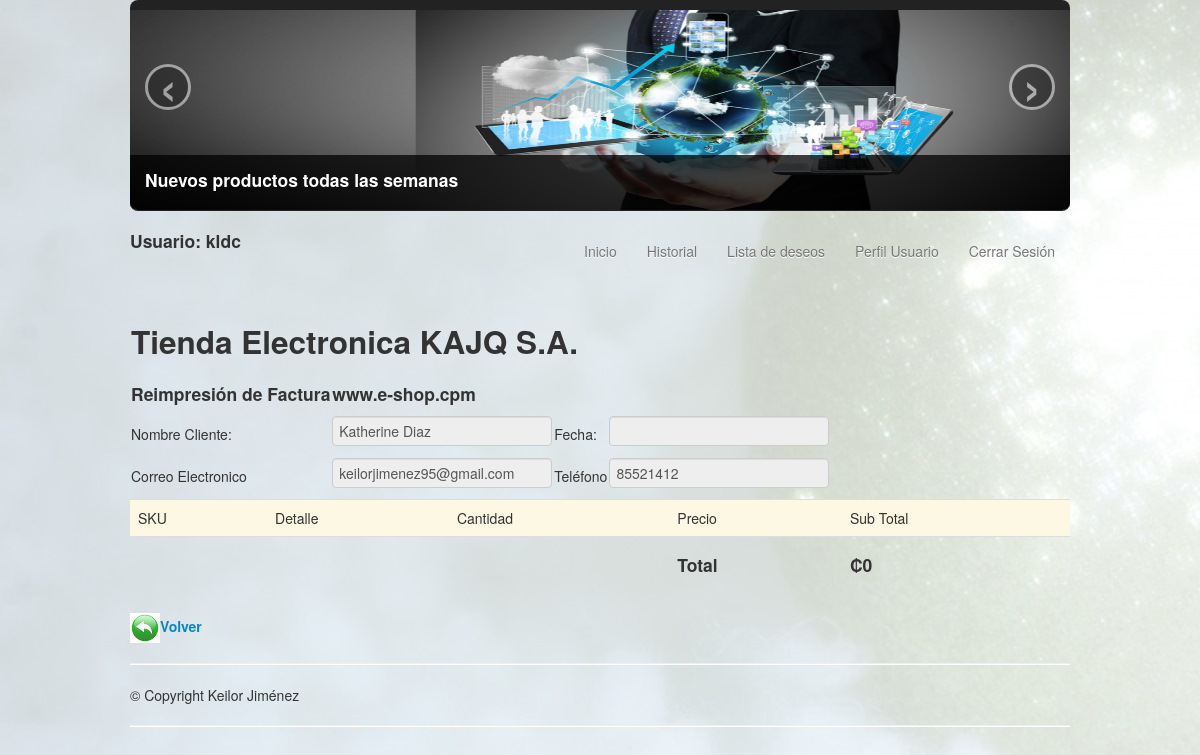
The page /purchase_details.php?id_sale=11 (signed in) on the database as committed earlier.
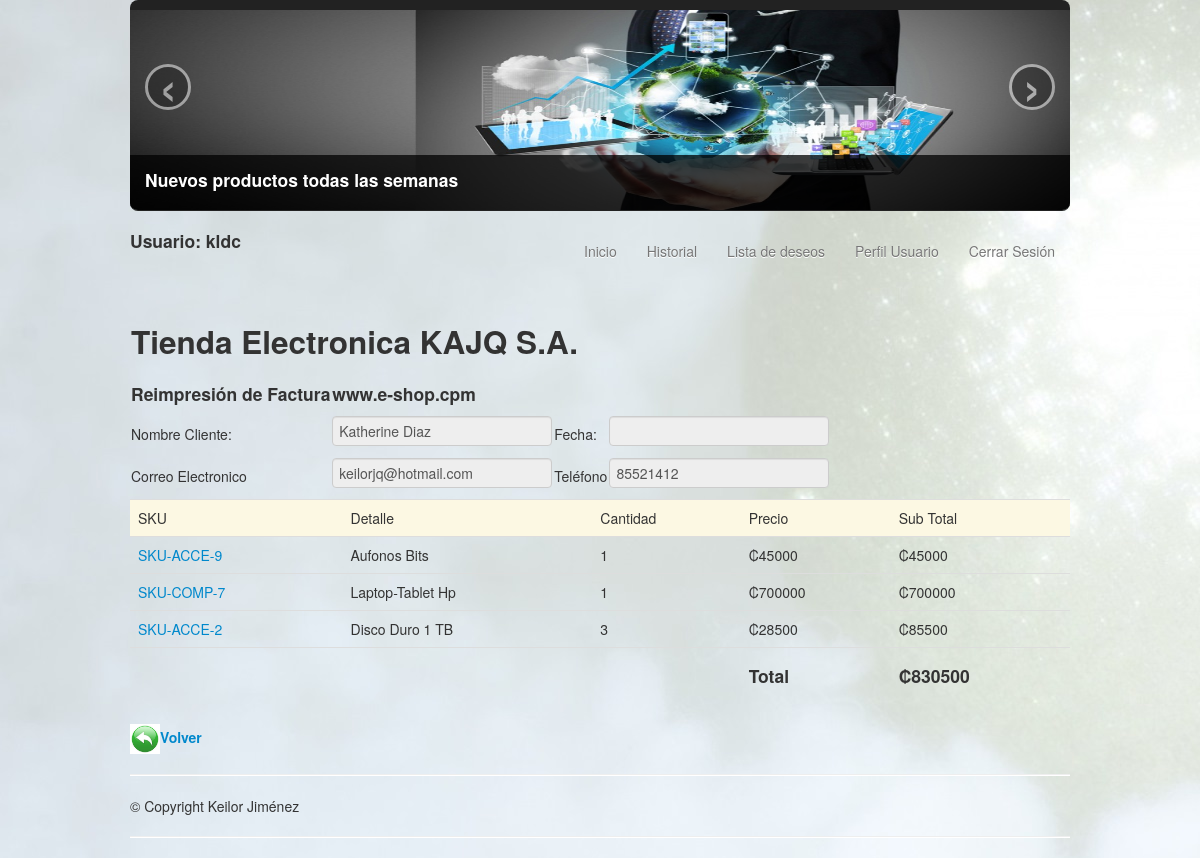
The same page on the database as committed later.
### tables this page shows
CREATE TABLE `person` (
  `user` varchar(12) NOT NULL,
  `name` varchar(15) NOT NULL,
  `last_name` varchar(15) NOT NULL,
  `phone` int(8) NOT NULL,
  `email` varchar(30) NOT NULL
);

CREATE TABLE `sold_products` (
  `id` int(11) NOT NULL,
  `id_sale` int(11) NOT NULL,
  `sku_product` varchar(12) NOT NULL,
  `description` varchar(30) NOT NULL,
  `price` double NOT NULL,
  `sum` int(11) NOT NULL
);

### class/sales.php (called while the page is built, shortened)
<?php
class sales
{
	private $user;
	function sales()
	{
		$this->connect_db 	= $_SESSION['connect'];
		$this->user 		= $_SESSION['username'];
	}
	function products_cart($id_sale){
		$sql = "SELECT sp.*, p.in_stock, (sp.price * sp.sum) total
		FROM sold_products sp
		LEFT JOIN products p
		ON sp.sku_product = p.sku
		WHERE id_sale = '$id_sale'";
		$cont = 0;
		$products = array();
		$qSelect = $this->connect_db->query($sql);
		if ($qSelect <> 'Error') {
			while($product = $qSelect->fetch_object()){
			$products['id='.$cont] = $product->id;
            $products['sku='.$cont] = $product->sku_product;
            $products['description='.$cont] = $product->description;
            $products['price='.$cont] = $product->price;
            $products['sum='.$cont] = $product->sum;
            $products['in_stock='.$cont] = $product->in_stock;
            $products['total='.$cont] = $product->total;
            $cont++;
          	}
          }
        return $products;
	}
	function customer(){
		$sql = "SELECT *, curdate() date FROM person WHERE user = '$this->user'";
		$customer = array();
		$qSelect = mysqli_query($this->connect_db, $sql);
		if ($qSelect <> 'Error') {
			if($qSale = mysqli_fetch_assoc($qSelect)){
				$customer = $qSale;
			}
		}
		return $customer;
	}
	function cart($id_sale){
		$where = "state = 0";
		if ($id_sale <> '') {
			$where = "id_sale = '$id_sale'";
		}
		$sql = "SELECT * FROM sales WHERE user = '$this->user' AND " . $where;
		$qSelect = mysqli_query($this->connect_db, $sql);
		$cart = null;
		if ($qSelect <> 'Error') {
			$cart = mysqli_fetch_assoc($qSelect);
		}
		return $cart;
	}
}
 ?>

### purchase_details.php (the view, shortened to what this page needs)
<?php
include ("class\sales.php");
$id_sale  = isset($_GET["id_sale"]) ? $_GET["id_sale"] : "";
$oSale 	  = new sales();
$customer = $oSale->customer();
$cart 	  = $oSale->cart($id_sale);
$products = $oSale->products_cart($id_sale);
?>
<!DOCTYPE html>
<html>
<head>
    <link href="bootstrap/css/bootstrap.min.css" rel="stylesheet"/>
	<link href="bootstrap/css/bootstrap.css" rel="stylesheet" />
</head>
	<body background="images/fondotot.jpg" style="background-attachment: fixed">
		<div class="container">
			<header class="header">
				<?php include ('include/cabecera.php');?>
			</header>
			<div>
				<?php include ('include/menu.php'); ?>
			</div>
			<br><br>
			<div class = "nav-collapse">
				<table>
					<tr>
						<td colspan="4"><h2>Tienda Electronica KAJQ S.A.</h2></td>
					</tr>
					<tr>
						<td>
							<h4>
								Reimpresión de Factura
							</h4>
						</td>
						<td colspan="4"><h4> www.e-shop.cpm</h4></td>
					</tr>
					<tr>
						<form action="/shopping_car.php?action=to_buy" method="post">
						<td><label>Nombre Cliente:</label></td>
						<td><input type="text" readonly value="<?php echo $customer['name'] . " " . $customer['last_name']; ?>"></td>
						<td><label>Fecha:</label></td>
						<td><input type="text" readonly data-date='' data-date-format="DD MMMM YYYY" value="<?php echo $cart['sale_date']; ?>"></td>
					</tr>
					<tr>
						<td><label>Correo Electronico</label></td>
						<td><input type="email" readonly value="<?php echo $customer['email']; ?>"></td>
						<td><label>Teléfono</label></td>
						<td><input type="number" readonly value="<?php echo $customer['phone']; ?>"></td>
					</tr>
				</table>
			</div>
			<table border='0' class='table table-hover'>
				<tr class='warning'>
					<td>SKU</td>
					<td>Detalle</td>
					<td>Cantidad</td>
					<td>Precio</td>
					<td>Sub Total</td>
				</tr>
				<?php
				$cont = 0;
				$total = 0;
				for ($i=0; $i < count($products)/7; $i++) { ?>
				<tr>
					<td><?php echo "<a href='shopping_car.php?action=details&sku=" . $products['sku='.$cont] . "' >" . $products['sku='.$cont] . "</a> <br/>"; ?></td>
					<td><?php echo $products['description='.$cont]; ?></td>
					<td><?php echo $products['sum='.$cont]; ?>		</td>
					<td><?php echo "₡".$products['price='.$cont]; ?></td>
					<td><?php echo "₡".$products['total='.$cont]; ?></td>
					</tr>
				<?php
					$total = $total + $products['total='.$cont];
					$cont++;
				}
				 ?>
				 <tr>
				 	<td colspan="3"></td>
				 	<td><h4>Total</h4></td>
				 	<td colspan="2"><h4><?php echo "₡".$total ?></h4></td>
				 </tr>
			</table>
			<h5><a href='../shopping_history.php'> <img src='..\images\return.jpg' width='30' title='Volver'>Volver</a></h5>
			<hr/>
			<footer>
				<p>&copy; Copyright Keilor Jiménez</p>
				<hr class="soften"/>
			</footer>
			</div>
	</body>
</html>

### include/cabecera.php (shortened to what this page needs)
<div id="myCarousel" class="carousel slide homCar">
			<div class="carousel-inner" style="border-top:10px solid #222; border-bottom:1px solid #222; border-radius:8px;">
			  <div class="item active">
				<img src="images/carousel1.jpg" alt="#" style="height:200px; width:100%"/>
				<div class="carousel-caption">
					  <h4>Nuevos productos todas las semanas</h4>
				</div>
			  </div>
			</div>
			<a class="left carousel-control" href="#myCarousel" data-slide="prev">‹</a>
			<a class="right carousel-control" href="#myCarousel" data-slide="next">›</a>
		</div>

### include/menu.php (shortened to what this page needs)
<?php
$init = new menu();
$init->show_menu();
class menu
{
	private $rol;
	function menu()
	{
		$this->rol = isset($_SESSION['rol'])? $_SESSION['rol'] : null ;
	}
	function show_menu()
	{
		if ($this->rol == null) {
			echo "<div class='navbar'>
					<ul class='nav pull-right'>
						<li><a href='login.php'>Iniciar Sesión</a></li>
					</ul>
				</div>";
			echo "<div class= 'navbar'>
					<ul class= 'nav pull-right'>
						<li><a href='register.php'>Registrarme</a></li>
					</ul>
				</div>";
		} else {
			echo "<div class='navbar'>
					<ul class='nav pull-right'>
					 	<li><a href='../class/sign_off.php'>Cerrar Sesión</a></li>
					</ul>
				  </div>";
			if ($this->rol == '1' || $this->rol == '0') {
			echo "<div class='navbar'>
					<ul class='nav pull-right'>
						<li><a href='register.php?action=Edit'>Perfil Usuario</a></li>
					</ul>
				  </div>";
			echo "<div class='navbar'>
					<ul class='nav pull-right'>
					 	<li><a href='shopping_car.php'>Lista de deseos</a></li>
					</ul>
				  </div>";
			}
			echo "<div class='navbar'>
					<ul class='nav pull-right'>
						<li><a href='shopping_history.php'>Historial</a></li>
					</ul>
		  		</div>";
			echo "<div class='navbar'>
						<ul class='nav pull-right'>
							<li><a href='Index.php'>Inicio</a></li>
						</ul>
					  </div>";
			echo "<div class='navbar'>
					<h4>Usuario: ". $_SESSION['username'] ."</h4>
				</div>";
		}
	}
}
?>

Rows that differ between the two databases and show on the page:
changed person "Katherine Diaz": email "keilorjimenez95@gmail.com" → "keilorjq@hotmail.com"
added sold_products: sku_product "SKU-ACCE-9", description "Aufonos Bits", sum "1"
Other text that changed with them:
$total: "0" → "830500"
new list line: "₡ 45000 ₡ 45000"
new list line: "SKU-COMP-7 Laptop-Tablet Hp ₡ 700000 ₡ 700000"
new list line: "SKU-ACCE-2 Disco Duro 1 TB 3 ₡ 28500 ₡ 85500"
